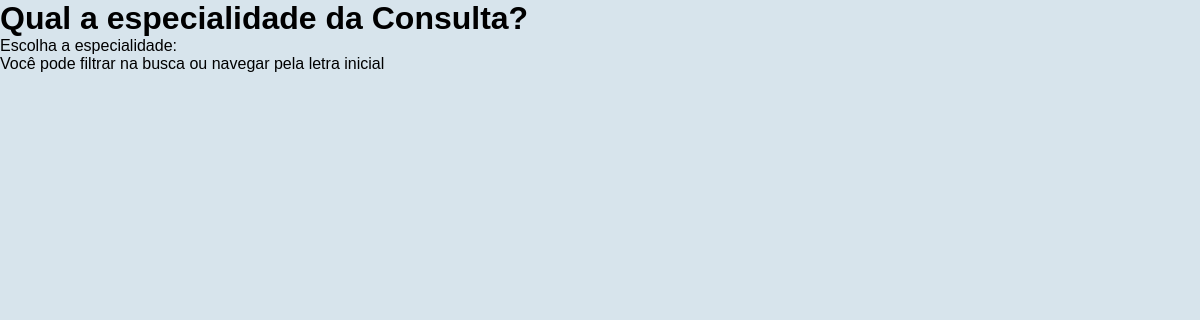
/consulta_tipo.php, run on an earlier commit of the app's database.
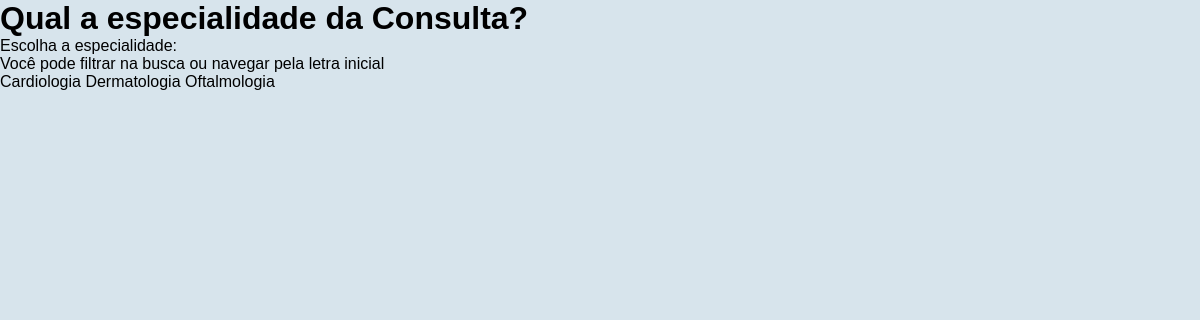
And on a later commit of the database.
### tables this page shows
CREATE TABLE especialidades(
	id INT PRIMARY KEY nOT NULL AUTO_INCREMENT,
    nome VARCHAR(255)
);

### process/especialidades.php (called while the page is built)
<?php
include_once('conn.php');
$method = $_SERVER['REQUEST_METHOD'];
    if ($method === "GET") {
        $especialidadesQuery = $conn->query("SELECT especialidades.nome AS especialidade, funcionarios.nome AS nome_medico
                                            FROM medicos
                                            JOIN especialidades ON medicos.especialidade_id = especialidades.id
                             JOIN funcionarios ON medicos.funcionario_id = funcionarios.id;");
        $especialidades = $especialidadesQuery->fetchAll();
}

### consulta_tipo.php (the view, shortened to what this page needs)
<?php
  include_once('process/especialidades.php');
?>
<!DOCTYPE html>
<html lang="en">
<head>
  <link rel="stylesheet" href="css/style.css">
  <link rel="stylesheet" href="https://code.jquery.com/ui/1.13.1/themes/base/jquery-ui.css">
</head>
<body>
<form id="form1" action="process/process_consulta.php" class="especialidadesForm" method="POST">
  <h1>Qual a especialidade da Consulta?</h1>
  <label for="especialidade">Escolha a especialidade:</label>
  <p>Você pode filtrar na busca ou navegar pela letra inicial</p>
  <?php foreach($especialidades as $especialidade): ?>
    <label class="especialidadesLabel" onclick="submitForm('<?php echo $especialidade['especialidade']; ?>')">
    <?php echo $especialidade['especialidade']; ?></label>
  <?php endforeach; ?>
</form>
</body>
</html>

### css/style.css (style rules this page uses)
* { margin: 0; padding: 0; font-family: "Montserrat", sans-serif; }
html { height: 500vh; }
body { background-color: #D7E4EC; }

What changed in the data, as far as the page shows it:
added especialidades: nome "Cardiologia"
added especialidades: nome "Dermatologia"
added especialidades: nome "Oftalmologia"
